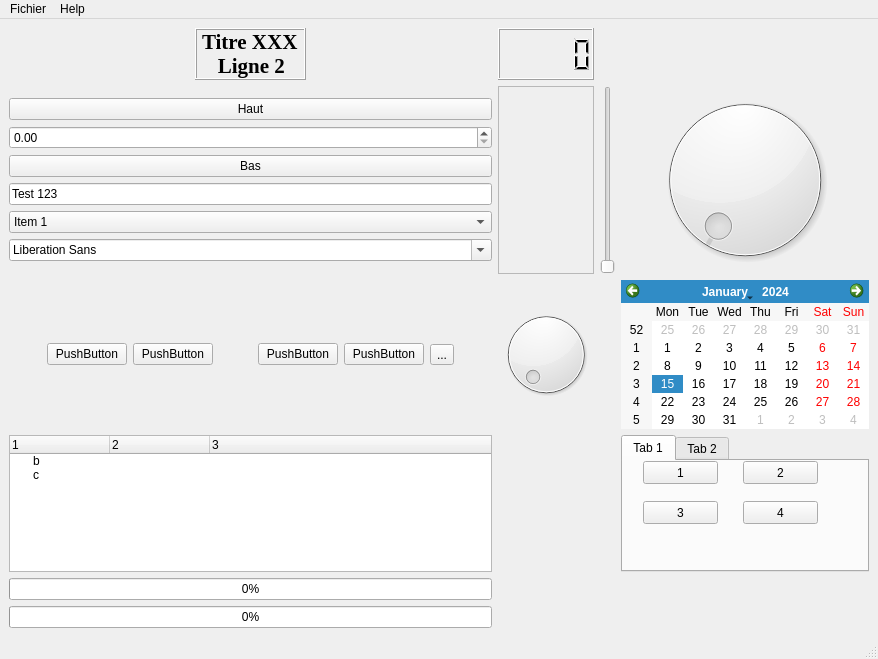
<?xml version="1.0" encoding="UTF-8"?>
<ui version="4.0">
 <class>MainWindow</class>
 <widget class="QMainWindow" name="MainWindow">
  <property name="geometry">
   <rect>
    <x>0</x>
    <y>0</y>
    <width>878</width>
    <height>659</height>
   </rect>
  </property>
  <property name="windowTitle">
   <string>MainWindow</string>
  </property>
  <widget class="QWidget" name="centralwidget">
   <layout class="QGridLayout" name="gridLayout">
    <item row="0" column="0">
     <layout class="QHBoxLayout" name="horizontalLayout_2">
      <item>
       <spacer name="horizontalSpacer_4">
        <property name="orientation">
         <enum>Qt::Horizontal</enum>
        </property>
        <property name="sizeHint" stdset="0">
         <size>
          <width>40</width>
          <height>20</height>
         </size>
        </property>
       </spacer>
      </item>
      <item>
       <widget class="QLabel" name="label">
        <property name="font">
         <font>
          <family>Times New Roman</family>
          <pointsize>16</pointsize>
          <weight>75</weight>
          <bold>true</bold>
         </font>
        </property>
        <property name="frameShape">
         <enum>QFrame::Box</enum>
        </property>
        <property name="frameShadow">
         <enum>QFrame::Raised</enum>
        </property>
        <property name="text">
         <string>Titre XXX
   Ligne 2</string>
        </property>
       </widget>
      </item>
      <item>
       <spacer name="horizontalSpacer_5">
        <property name="orientation">
         <enum>Qt::Horizontal</enum>
        </property>
        <property name="sizeHint" stdset="0">
         <size>
          <width>40</width>
          <height>20</height>
         </size>
        </property>
       </spacer>
      </item>
     </layout>
    </item>
    <item row="1" column="0">
     <layout class="QVBoxLayout" name="verticalLayout">
      <item>
       <spacer name="verticalSpacer_2">
        <property name="orientation">
         <enum>Qt::Vertical</enum>
        </property>
        <property name="sizeHint" stdset="0">
         <size>
          <width>20</width>
          <height>40</height>
         </size>
        </property>
       </spacer>
      </item>
      <item>
       <widget class="QPushButton" name="pushButton">
        <property name="text">
         <string>Haut</string>
        </property>
       </widget>
      </item>
      <item>
       <widget class="QDoubleSpinBox" name="doubleSpinBox"/>
      </item>
      <item>
       <widget class="QPushButton" name="pushButton_2">
        <property name="text">
         <string>Bas</string>
        </property>
       </widget>
      </item>
      <item>
       <widget class="QLineEdit" name="lineEdit">
        <property name="text">
         <string>Test 123</string>
        </property>
       </widget>
      </item>
      <item>
       <widget class="QComboBox" name="comboBox">
        <property name="editable">
         <bool>false</bool>
        </property>
        <property name="currentText">
         <string>Item 1</string>
        </property>
        <item>
         <property name="text">
          <string>Item 1</string>
         </property>
        </item>
        <item>
         <property name="text">
          <string>Item 2</string>
         </property>
        </item>
       </widget>
      </item>
      <item>
       <widget class="QFontComboBox" name="fontComboBox"/>
      </item>
      <item>
       <spacer name="verticalSpacer_3">
        <property name="orientation">
         <enum>Qt::Vertical</enum>
        </property>
        <property name="sizeHint" stdset="0">
         <size>
          <width>20</width>
          <height>40</height>
         </size>
        </property>
       </spacer>
      </item>
     </layout>
    </item>
    <item row="1" column="4">
     <widget class="QDial" name="dial"/>
    </item>
    <item row="1" column="3">
     <widget class="QSlider" name="verticalSlider">
      <property name="orientation">
       <enum>Qt::Vertical</enum>
      </property>
     </widget>
    </item>
    <item row="5" column="0">
     <widget class="QProgressBar" name="progressBar">
      <property name="value">
       <number>0</number>
      </property>
     </widget>
    </item>
    <item row="6" column="0">
     <widget class="QProgressBar" name="progressBar_2">
      <property name="value">
       <number>0</number>
      </property>
     </widget>
    </item>
    <item row="0" column="1">
     <widget class="QLCDNumber" name="lcdNumber"/>
    </item>
    <item row="2" column="1">
     <widget class="QDial" name="dial_2"/>
    </item>
    <item row="2" column="0">
     <layout class="QHBoxLayout" name="horizontalLayout">
      <item>
       <spacer name="horizontalSpacer_2">
        <property name="orientation">
         <enum>Qt::Horizontal</enum>
        </property>
        <property name="sizeHint" stdset="0">
         <size>
          <width>40</width>
          <height>20</height>
         </size>
        </property>
       </spacer>
      </item>
      <item>
       <widget class="QPushButton" name="pushButton_6">
        <property name="text">
         <string>PushButton</string>
        </property>
        <property name="icon">
         <iconset>
          <normaloff>down.png</normaloff>down.png</iconset>
        </property>
        <property name="iconSize">
         <size>
          <width>50</width>
          <height>50</height>
         </size>
        </property>
       </widget>
      </item>
      <item>
       <widget class="QPushButton" name="pushButton_3">
        <property name="text">
         <string>PushButton</string>
        </property>
       </widget>
      </item>
      <item>
       <spacer name="horizontalSpacer">
        <property name="orientation">
         <enum>Qt::Horizontal</enum>
        </property>
        <property name="sizeHint" stdset="0">
         <size>
          <width>40</width>
          <height>20</height>
         </size>
        </property>
       </spacer>
      </item>
      <item>
       <widget class="QPushButton" name="pushButton_5">
        <property name="text">
         <string>PushButton</string>
        </property>
        <property name="icon">
         <iconset>
          <normaloff>up.png</normaloff>up.png</iconset>
        </property>
        <property name="iconSize">
         <size>
          <width>50</width>
          <height>50</height>
         </size>
        </property>
       </widget>
      </item>
      <item>
       <widget class="QPushButton" name="pushButton_4">
        <property name="text">
         <string>PushButton</string>
        </property>
       </widget>
      </item>
      <item>
       <widget class="QToolButton" name="toolButton">
        <property name="text">
         <string>...</string>
        </property>
       </widget>
      </item>
      <item>
       <spacer name="horizontalSpacer_3">
        <property name="orientation">
         <enum>Qt::Horizontal</enum>
        </property>
        <property name="sizeHint" stdset="0">
         <size>
          <width>40</width>
          <height>20</height>
         </size>
        </property>
       </spacer>
      </item>
     </layout>
    </item>
    <item row="2" column="4">
     <widget class="QCalendarWidget" name="calendarWidget"/>
    </item>
    <item row="1" column="1">
     <widget class="QScrollArea" name="scrollArea">
      <property name="widgetResizable">
       <bool>true</bool>
      </property>
      <widget class="QWidget" name="scrollAreaWidgetContents">
       <property name="geometry">
        <rect>
         <x>0</x>
         <y>0</y>
         <width>69</width>
         <height>172</height>
        </rect>
       </property>
      </widget>
     </widget>
    </item>
    <item row="3" column="0">
     <widget class="QTreeWidget" name="treeWidget">
      <column>
       <property name="text">
        <string>1</string>
       </property>
      </column>
      <column>
       <property name="text">
        <string>2</string>
       </property>
      </column>
      <column>
       <property name="text">
        <string>3</string>
       </property>
      </column>
      <item>
       <property name="text">
        <string>b</string>
       </property>
      </item>
      <item>
       <property name="text">
        <string>c</string>
       </property>
      </item>
     </widget>
    </item>
    <item row="3" column="4">
     <widget class="QTabWidget" name="tabWidget">
      <property name="currentIndex">
       <number>0</number>
      </property>
      <widget class="QWidget" name="tab_5">
       <attribute name="title">
        <string>Tab 1</string>
       </attribute>
       <widget class="QPushButton" name="pushButton_7">
        <property name="geometry">
         <rect>
          <x>20</x>
          <y>0</y>
          <width>75</width>
          <height>23</height>
         </rect>
        </property>
        <property name="text">
         <string>1</string>
        </property>
       </widget>
       <widget class="QPushButton" name="pushButton_8">
        <property name="geometry">
         <rect>
          <x>120</x>
          <y>0</y>
          <width>75</width>
          <height>23</height>
         </rect>
        </property>
        <property name="text">
         <string>2</string>
        </property>
       </widget>
       <widget class="QPushButton" name="pushButton_9">
        <property name="geometry">
         <rect>
          <x>20</x>
          <y>40</y>
          <width>75</width>
          <height>23</height>
         </rect>
        </property>
        <property name="text">
         <string>3</string>
        </property>
       </widget>
       <widget class="QPushButton" name="pushButton_10">
        <property name="geometry">
         <rect>
          <x>120</x>
          <y>40</y>
          <width>75</width>
          <height>23</height>
         </rect>
        </property>
        <property name="text">
         <string>4</string>
        </property>
       </widget>
      </widget>
      <widget class="QWidget" name="tab_6">
       <attribute name="title">
        <string>Tab 2</string>
       </attribute>
       <widget class="QPushButton" name="pushButton_11">
        <property name="geometry">
         <rect>
          <x>100</x>
          <y>30</y>
          <width>75</width>
          <height>23</height>
         </rect>
        </property>
        <property name="text">
         <string>5</string>
        </property>
       </widget>
      </widget>
     </widget>
    </item>
   </layout>
  </widget>
  <widget class="QMenuBar" name="menubar">
   <property name="geometry">
    <rect>
     <x>0</x>
     <y>0</y>
     <width>878</width>
     <height>21</height>
    </rect>
   </property>
   <widget class="QMenu" name="menuFichier">
    <property name="title">
     <string>Fichier</string>
    </property>
    <addaction name="actionOption1"/>
   </widget>
   <widget class="QMenu" name="menuHelp">
    <property name="title">
     <string>Help</string>
    </property>
    <addaction name="actionQuitter"/>
   </widget>
   <addaction name="menuFichier"/>
   <addaction name="menuHelp"/>
  </widget>
  <widget class="QStatusBar" name="statusbar"/>
  <action name="actionOption1">
   <property name="text">
    <string>Option #1</string>
   </property>
  </action>
  <action name="actionQuitter">
   <property name="text">
    <string>Quitter!</string>
   </property>
  </action>
 </widget>
 <resources/>
 <connections>
  <connection>
   <sender>verticalSlider</sender>
   <signal>sliderMoved(int)</signal>
   <receiver>progressBar</receiver>
   <slot>setValue(int)</slot>
   <hints>
    <hint type="sourcelabel">
     <x>447</x>
     <y>115</y>
    </hint>
    <hint type="destinationlabel">
     <x>38</x>
     <y>437</y>
    </hint>
   </hints>
  </connection>
  <connection>
   <sender>dial</sender>
   <signal>sliderMoved(int)</signal>
   <receiver>progressBar_2</receiver>
   <slot>setValue(int)</slot>
   <hints>
    <hint type="sourcelabel">
     <x>498</x>
     <y>223</y>
    </hint>
    <hint type="destinationlabel">
     <x>291</x>
     <y>469</y>
    </hint>
   </hints>
  </connection>
  <connection>
   <sender>dial_2</sender>
   <signal>sliderMoved(int)</signal>
   <receiver>lcdNumber</receiver>
   <slot>display(int)</slot>
   <hints>
    <hint type="sourcelabel">
     <x>392</x>
     <y>401</y>
    </hint>
    <hint type="destinationlabel">
     <x>403</x>
     <y>60</y>
    </hint>
   </hints>
  </connection>
 </connections>
</ui>
